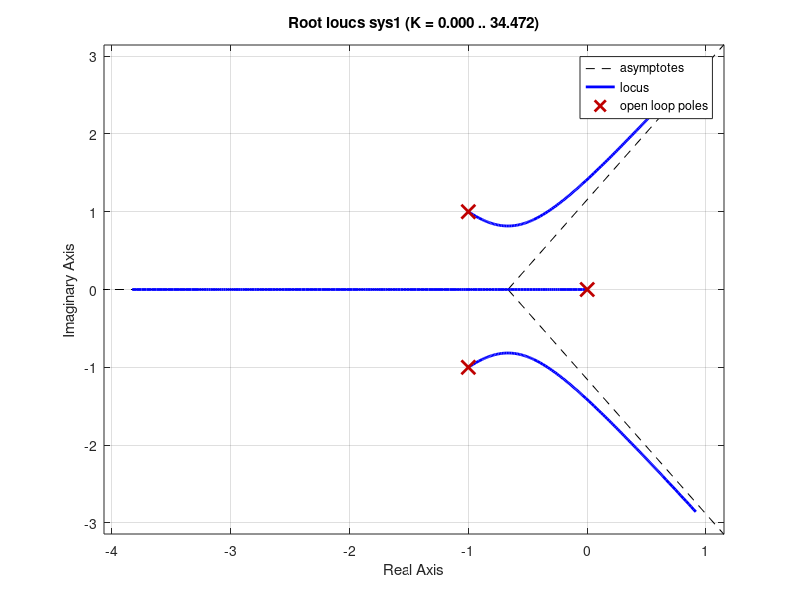
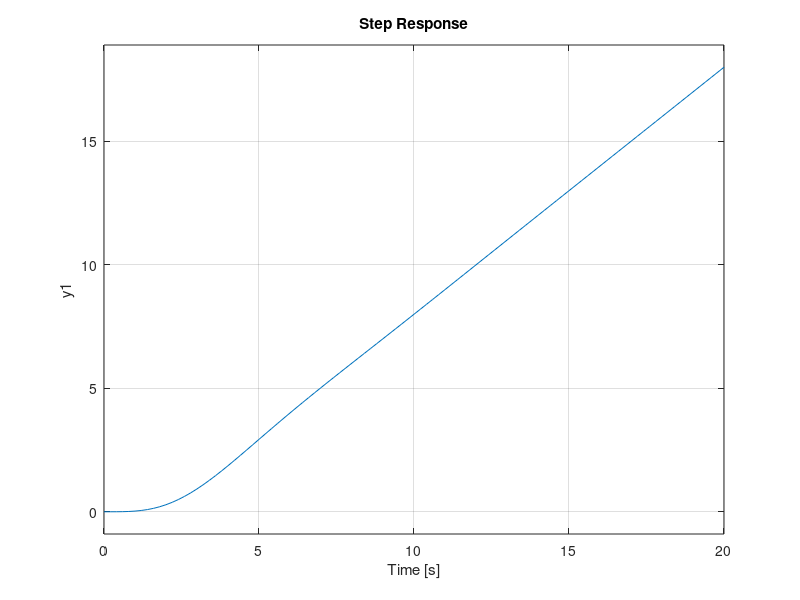
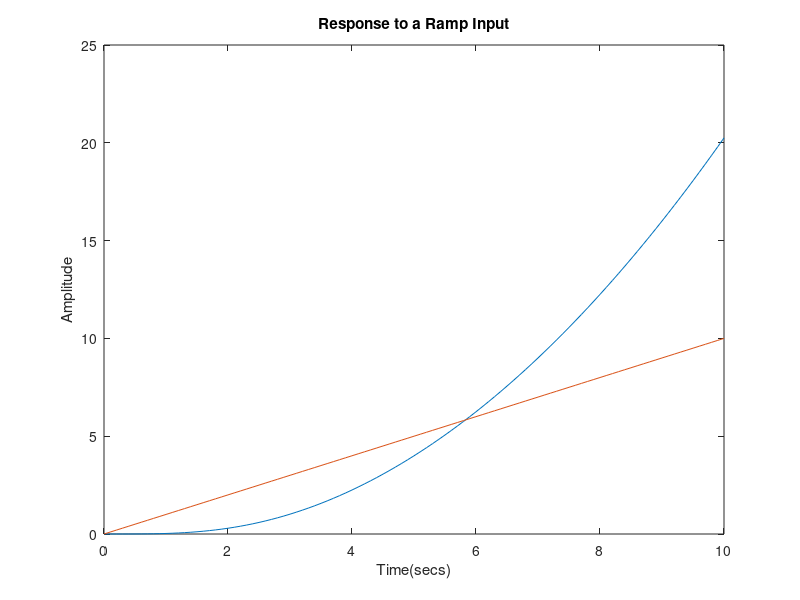
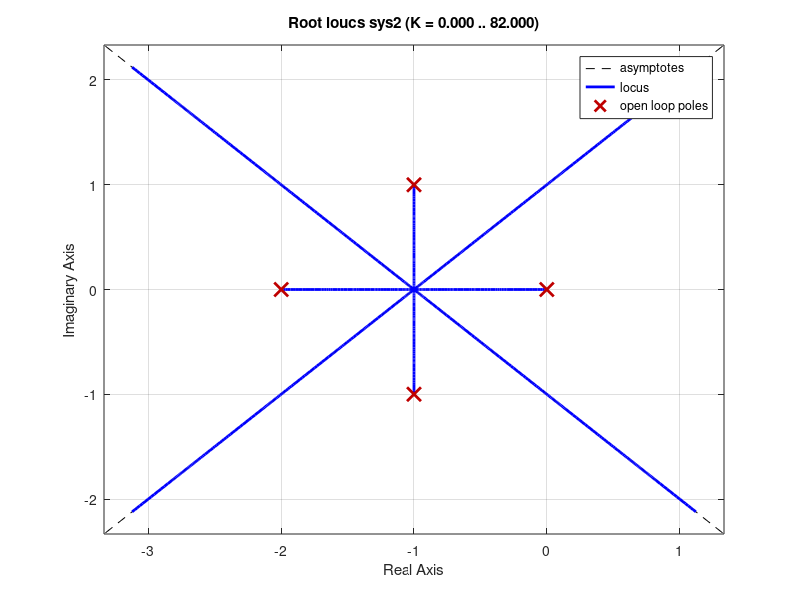

The MATLAB script that drew these images, in order:
clc;
clear all;
close all;

%%Question 1
num = [1];
den = [1 2 2 0];
sys1 = tf(num,den);     % My transfer function 

figure;
rlocus(sys1);

%Give it a ramp input
% [k, poles] = rlocfind(sys1);
k = 1;
s = tf('s')
cltf = feedback(k*sys1,1)
figure;
step(cltf/s)
%ramp(cltf)

%Give the same system a ramp input to see the response. Should be the same
%response
t = 0:0.1:10;
alpha = 1;
ramp = alpha*t;         % My ramp input signal
[y,t] = lsim(sys1,ramp,t);
figure;
%plot(t,y); 
plot(t,y,t,ramp); 
xlabel('Time(secs)');
ylabel('Amplitude');
title('Response to a Ramp Input');

%%Question 2
num = [1];
den = [1 4 6 4 0];
sys2 = tf(num,den) 

figure;
rlocus(sys2)

%%Question 3
num = [1 2];
den = [1 2 2 0];
sys3 = tf(num,den) 

figure;
rlocus(sys3)

%%Question 4